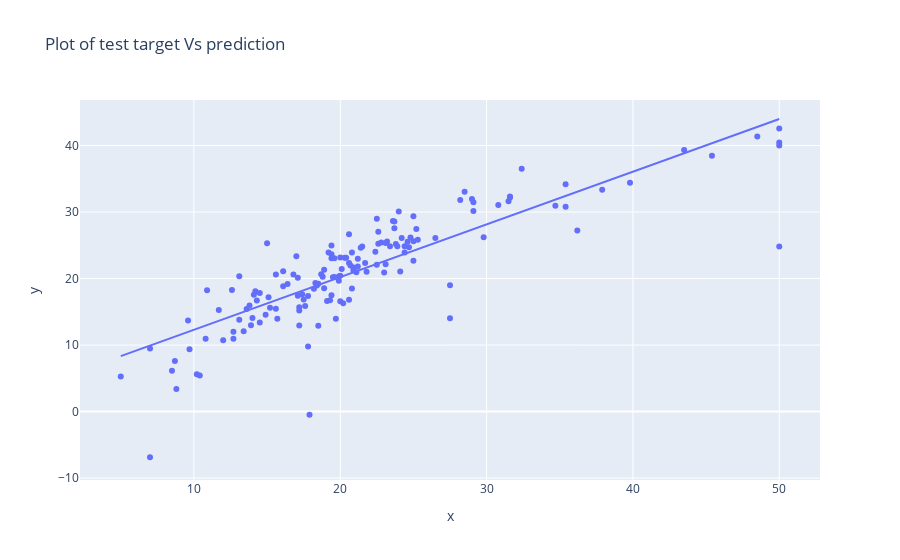

The notebook cell saved with this chart:
### Code cell
fig = px.scatter(x = y_test, y = reg_pred,
                title = 'Plot of test target Vs prediction',
                trendline="ols")
fig.show()

### Figure 1 — Plotly figure (JSON) as saved in the notebook; plotly's stock layout.template omitted (floating-point values rounded to 4 significant figures; data arrays with more than 128 entries replaced by an {"elided": "..."} marker saying what was removed)
{"data": [{"hovertemplate": "x=%{x}<br>y=%{y}<extra></extra>", "legendgroup": "", "marker": {"color": "#636efa", "symbol": "circle"}, "mode": "markers", "name": "", "orientation": "v", "showlegend": false, "type": "scatter", "x": {"elided": "152 float values"}, "xaxis": "x", "y": {"elided": "152 float values"}, "yaxis": "y"}, {"hovertemplate": "<b>OLS trendline</b><br>y = 0.792357 * x + 4.36747<br>R<sup>2</sup>=0.718828<br><br>x=%{x}<br>y=%{y} <b>(trend)</b><extra></extra>", "legendgroup": "", "marker": {"color": "#636efa", "symbol": "circle"}, "mode": "lines", "name": "", "showlegend": false, "type": "scatter", "x": {"elided": "152 float values"}, "xaxis": "x", "y": {"elided": "152 float values"}, "yaxis": "y"}], "layout": {"legend": {"tracegroupgap": 0}, "title": {"text": "Plot of test target Vs prediction"}, "xaxis": {"anchor": "y", "domain": [0, 1], "title": {"text": "x"}}, "yaxis": {"anchor": "x", "domain": [0, 1], "title": {"text": "y"}}}}
